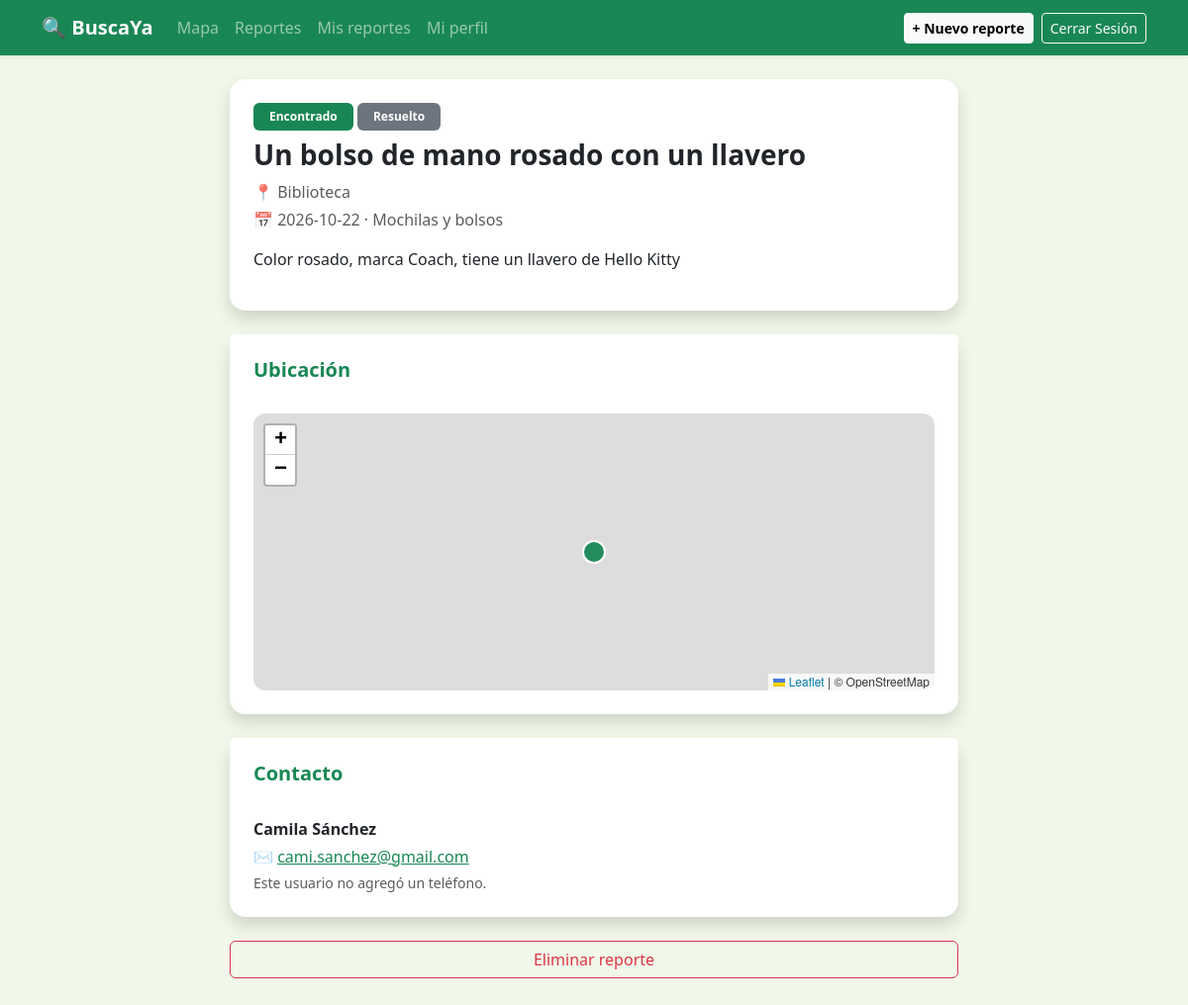
/reportes/1 (signed in), run on the app's committed database.
### tables this page shows
CREATE TABLE reportes (
            id INTEGER PRIMARY KEY AUTOINCREMENT,
            usuario_id INTEGER NOT NULL,
            tipo TEXT NOT NULL CHECK (tipo IN ('perdido', 'encontrado')),
            titulo TEXT NOT NULL,
            descripcion TEXT,
            categoria TEXT,
            lugar TEXT,
            latitud REAL NOT NULL,
            longitud REAL NOT NULL,
            fecha TEXT NOT NULL,
            foto TEXT,
            estado TEXT NOT NULL DEFAULT 'activo',
            creado_en TEXT NOT NULL DEFAULT CURRENT_TIMESTAMP,
            FOREIGN KEY (usuario_id) REFERENCES usuarios (id)
        );

CREATE TABLE usuarios (
            id INTEGER PRIMARY KEY AUTOINCREMENT,
            nombre TEXT NOT NULL,
            email TEXT UNIQUE NOT NULL,
            contrasena TEXT NOT NULL,
            telefono TEXT,
            foto_perfil TEXT DEFAULT 'default.jpg'
        );

### reportes.py (the view)
@reportes_bp.route('/reportes/<int:reporte_id>')
@login_requerido
def detalle(reporte_id):
    conn = get_db()
    reporte = conn.execute(
        '''SELECT r.*, u.nombre AS autor, u.telefono AS telefono, u.email AS email
           FROM reportes r JOIN usuarios u ON u.id = r.usuario_id WHERE r.id = ?''',
        (reporte_id,)
    ).fetchone()
    conn.close()
    if reporte is None:
        abort(404)
    return render_template('detalle_reporte.html', r=reporte)

### reportes.py (called while the page is built)
def get_db():
    conn = sqlite3.connect(DATABASE_PATH)
    conn.row_factory = sqlite3.Row
    return conn

def login_requerido(f):
    @wraps(f)
    def decorada(*args, **kwargs):
        if 'usuario_id' not in session:
            flash('Inicia sesión para continuar.', 'danger')
            return redirect(url_for('login'))
        return f(*args, **kwargs)
    return decorada

### templates/detalle_reporte.html (shortened to what this page needs)
<!DOCTYPE html>
<html lang="es">
<head>
    <link href="https://cdn.jsdelivr.net/npm/bootstrap@5.3.3/dist/css/bootstrap.min.css" rel="stylesheet">
    <link rel="stylesheet" href="https://unpkg.com/leaflet@1.9.4/dist/leaflet.css">
</head>
<body style="background-color: #f1f8e9;">
    {% include '_navbar.html' %}
    <div class="container mb-5">
        <div class="row justify-content-center">
            <div class="col-md-10 col-lg-8">
                <div class="card shadow border-0 rounded-4 mb-4 overflow-hidden">
                    <div class="card-body p-4">
                        <div class="mb-2">
                            <span class="badge {{ 'bg-danger' if r['tipo'] == 'perdido' else 'bg-success' }} px-3 py-2">{{ 'Perdido' if r['tipo'] == 'perdido' else 'Encontrado' }}</span>
                            {% if r['estado'] == 'resuelto' %}<span class="badge bg-secondary px-3 py-2">Resuelto</span>{% endif %}
                        </div>
                        <h3 class="fw-bold text-dark">{{ r['titulo'] }}</h3>
                        <p class="text-muted mb-1">📍 {{ r['lugar'] or 'Ubicación marcada en el mapa' }}</p>
                        <p class="text-muted mb-3">📅 {{ r['fecha'] }} · {{ r['categoria'] }}</p>
                        {% if r['descripcion'] %}<p class="text-dark">{{ r['descripcion'] }}</p>{% endif %}
                    </div>
                </div>
                <div class="card shadow border-0 rounded-4 mb-4">
                    <div class="card-header bg-white border-0 pt-4 px-4">
                        <h5 class="fw-bold mb-0 text-success">Ubicación</h5>
                    </div>
                    <div class="card-body p-4">
                        <div id="mapaDetalle"
                            data-lat="{{ r['latitud'] }}"
                            data-lng="{{ r['longitud'] }}"
                            data-tipo="{{ r['tipo'] }}"></div>
                    </div>
                </div>
                <div class="card shadow border-0 rounded-4 mb-4">
                    <div class="card-header bg-white border-0 pt-4 px-4">
                        <h5 class="fw-bold mb-0 text-success">Contacto</h5>
                    </div>
                    <div class="card-body p-4">
                        <p class="mb-1"><strong>{{ r['autor'] }}</strong></p>
                        <p class="text-muted mb-1">✉️ <a href="mailto:{{ r['email'] }}" class="text-success">{{ r['email'] }}</a></p>
                        {% if r['telefono'] %}
                            <p class="text-muted mb-0">📞 <a href="tel:{{ r['telefono'] }}" class="text-success">{{ r['telefono'] }}</a></p>
                        {% else %}
                            <p class="text-muted small mb-0">Este usuario no agregó un teléfono.</p>
                        {% endif %}
                    </div>
                </div>
                {% if session['usuario_id'] == r['usuario_id'] %}
                <div class="d-flex gap-2">
                    <form action="/reportes/{{ r['id'] }}/eliminar" method="POST" class="flex-fill" onsubmit="return confirm('¿Eliminar este reporte? No se puede deshacer.');">
                        <button type="submit" class="btn btn-outline-danger w-100">Eliminar reporte</button>
                    </form>
                </div>
                {% endif %}
            </div>
        </div>
    </div>
</body>
</html>

### templates/_navbar.html (shortened to what this page needs)
<nav class="navbar navbar-expand-lg navbar-dark bg-success shadow-sm mb-4">
    <div class="container">
        <a class="navbar-brand fw-bold" href="/perfil">🔍 BuscaYa</a>
        <div class="collapse navbar-collapse" id="menuPrincipal">
            <ul class="navbar-nav me-auto">
                <li class="nav-item"><a class="nav-link" href="/mapa">Mapa</a></li>
                <li class="nav-item"><a class="nav-link" href="/reportes">Reportes</a></li>
                <li class="nav-item"><a class="nav-link" href="/reportes?mios=1">Mis reportes</a></li>
                <li class="nav-item"><a class="nav-link" href="/perfil">Mi perfil</a></li>
            </ul>
            <a href="/reportes/nuevo" class="btn btn-light btn-sm fw-bold me-2">+ Nuevo reporte</a>
            <a href="/logout" class="btn btn-outline-light btn-sm">Cerrar Sesión</a>
        </div>
    </div>
</nav>

### templates/detalle_reporte.html (style rules this page uses)
#mapaDetalle { height: 280px; border-radius: .75rem; }

### data on the page
reportes: tipo "Encontrado", titulo "Un bolso de mano rosado con un llavero", lugar "Biblioteca", fecha "2026-10-22", categoria "Mochilas y bolsos", descripcion "Color rosado, marca Coach, tiene un llavero de Hello Kitty"
usuarios: autor "Camila Sánchez", email "cami.sanchez@gmail.com"
